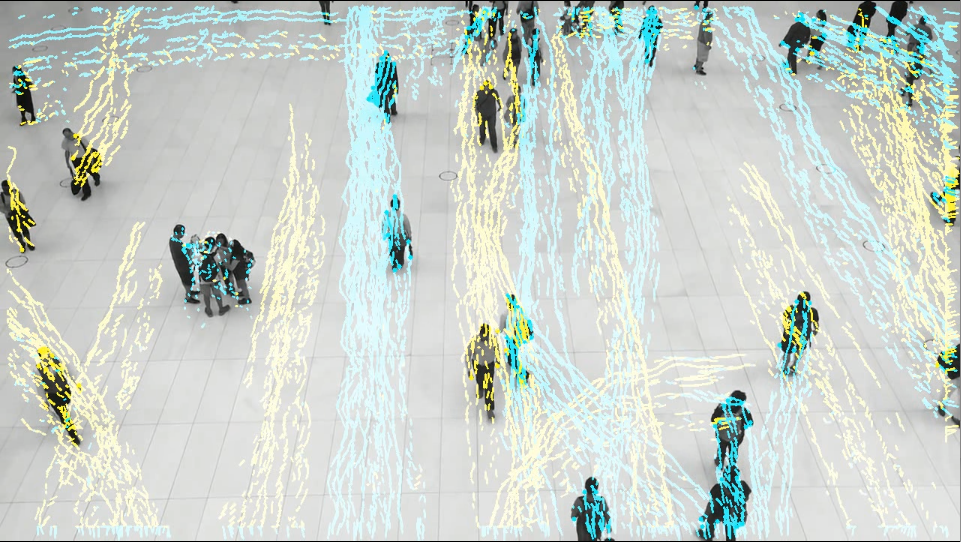
#> input picture sample.png, 961 x 542 px, given in place of sample.flv, which was not available
$ python run.py
#> lines starting #> are read from the running program, lines starting #| are printed output that depends on the picture; after the words box and inside, x2 and y2 are one past the last pixel; in counts of white or black regions, pixels touching at a corner belong together; pictures that were not available may be replaced by others from this repository, and a replacement may not be noted
import numpy as np
import cv2
import time
from scipy import signal

# [12 lines of commented-out code are left out]
import numpy as np
import matplotlib.pyplot as plt
from numpy import linalg as LA
import cv2 as cv
import math
import matplotlib.cm as cm
from scipy.signal import convolve2d
import random


def Lucas_Kanade(I1, I2, features, k = 1):
    # [5 lines of commented-out code are left out]

    Gx  = np.reshape(np.asarray([[-1, 1], [-1, 1]]), (2, 2))  # for image 1 and image 2 in x direction
    Gy  = np.reshape(np.asarray([[-1, -1], [1, 1]]), (2, 2))  # for image 1 and image 2 in y direction
    Gt1 = np.reshape(np.asarray([[-1, -1], [-1, -1]]), (2, 2))  # for 1st image
    Gt2 = np.reshape(np.asarray([[1, 1], [1, 1]]), (2, 2))  # for 2nd image


    Ix  = (convolve2d(I1, Gx) + convolve2d(I2, Gx)) / 2 #smoothing in x direction

    Iy  = (convolve2d(I1, Gy) + convolve2d(I2, Gy)) / 2 #smoothing in y direction
    It1 = convolve2d(I1, Gt1) + convolve2d(I2, Gt2)   #taking difference of two images using gaussian mask of all -1 and all 1

    #features = cv.goodFeaturesToTrack(I1, mask = None, **feature_params)  #using opencv function to get feature for which we are plotting flow
    feature  = np.int32(features)
    feature  = np.reshape(feature, newshape=[-1, 2])

    u = np.ones(Ix.shape)
    v = np.ones(Ix.shape)
    status=np.zeros(feature.shape[0]) # this will tell change in x,y
    A = np.zeros((2, 2))
    B = np.zeros((2, 1))
    mask = np.zeros_like(I1)

    newFeature=np.zeros_like(feature)

    max_x, max_y = I1.shape
    """Assumption is  that all the neighbouring pixels will have similar motion.
    Lucas-Kanade method takes a 3x3 patch around the point. So all the 9 points have the same motion.
    We can find (fx,fy,ft) for these 9 points. So now our problem becomes solving 9 equations with two unknown variables which is over-determined.
    A better solution is obtained with least square fit method.
    Below is the final solution which is two equation-two unknown problem and solve to get the solution.
                               U=Ainverse*B
    where U is matrix of 1 by 2 and contains change in x and y direction(x==U[0] and y==U[1])
    we first calculate A matrix which is 2 by 2 matrix of [[fx**2, fx*fy],[ fx*fy fy**2] and now take inverse of it
    and B is -[[fx*ft1],[fy,ft2]]"""
    for a, i in enumerate(feature):
        x, y = i

        A[0, 0] = np.sum((Ix[y-k:y+1+k, x-k:x+1+k]) ** 2)
        A[1, 1] = np.sum((Iy[y-k:y+1+k, x-k:x+1+k]) ** 2)

        A[0, 1] = np.sum(Ix[y-k:y+1+k, x-k:x+1+k] * Iy[y-k:y+1+k, x-k:x+1+k])
        A[1, 0] = np.sum(Ix[y-k:y+1+k, x-k:x+1+k] * Iy[y-k:y+1+k, x-k:x+1+k])

        Ainv = np.linalg.pinv(A)

        B[0, 0] = -np.sum(Ix[y-k:y+1+k, x-k:x+1+k] * It1[y-k:y+1+k, x-k:x+1+k])
        B[1, 0] = -np.sum(Iy[y-k:y+1+k, x-k:x+1+k] * It1[y-k:y+1+k, x-k:x+1+k])
        prod    = np.matmul(Ainv, B)

        u[y, x] = prod[0]
        v[y, x] = prod[1]

        newFeature[a]=[np.min([max_y-k*2+1, np.int32(x-u[y,x])]),
                        np.min([max_x-k*2+1, np.int32(y-v[y,x])])]

        #print([max_x-k*2+1, np.int32(x-u[y,x])])

        #newFeature[a]=[np.int32(x-u[y,x]), np.int32(y-v[y,x])]

        if np.int32(x+u[y,x])==x and np.int32(y+v[y,x])==y:    # this means that there is no change(x+dx==x,y+dy==y) so marking it as 0 else
            status[a]=0
        else:
            status[a]=1 # this tells us that x+dx , y+dy is not equal to x and y

    um = np.flipud(u)
    vm = np.flipud(v)

    return newFeature, status

if __name__ == '__main__':
    import sys
    color = np.random.randint(0, 255, (500, 3))

    # parameter to get features
    feature_params = dict(maxCorners=500,
                          qualityLevel=0.3,
                          minDistance=7,
                          blockSize=7)

    cap   = cv2.VideoCapture('data/sample.flv')
    # [7 lines of commented-out code are left out]
    ret, old_frame = cap.read()
#> old_frame is the input picture: shape (542, 961, 3); mean B, G, R 203.9, 210.2, 201.2
    old_gray       = cv2.cvtColor(old_frame, cv2.COLOR_BGR2GRAY)
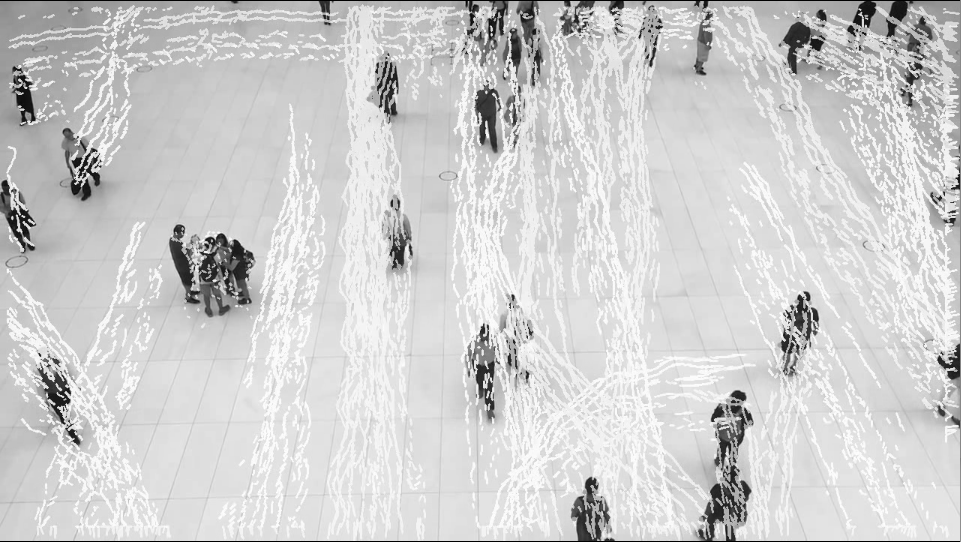
#> old_gray: shape (542, 961); min 0, max 254, mean 206.8

    #print(len(p0))
    p0             = cv2.goodFeaturesToTrack(old_gray, mask = None, **feature_params)
#> p0 = 219 rows, first 8: [93, 170], [86, 171], [28, 87], [859, 13], [61, 408], [67, 401], [213, 239], [77, 181]

    # Create a mask image for drawing purposes
    mask = np.zeros_like(old_frame)
    while True:

        ret, frame = cap.read()
        frame_gray = cv2.cvtColor(frame, cv2.COLOR_BGR2GRAY)


        # Optical Flow
        p1, st = Lucas_Kanade(old_gray, frame_gray, p0, 7)
#> in Lucas_Kanade, `Ix  = (convolve2d(I1, Gx) + convolve2d(I2, Gx)) / 2`:
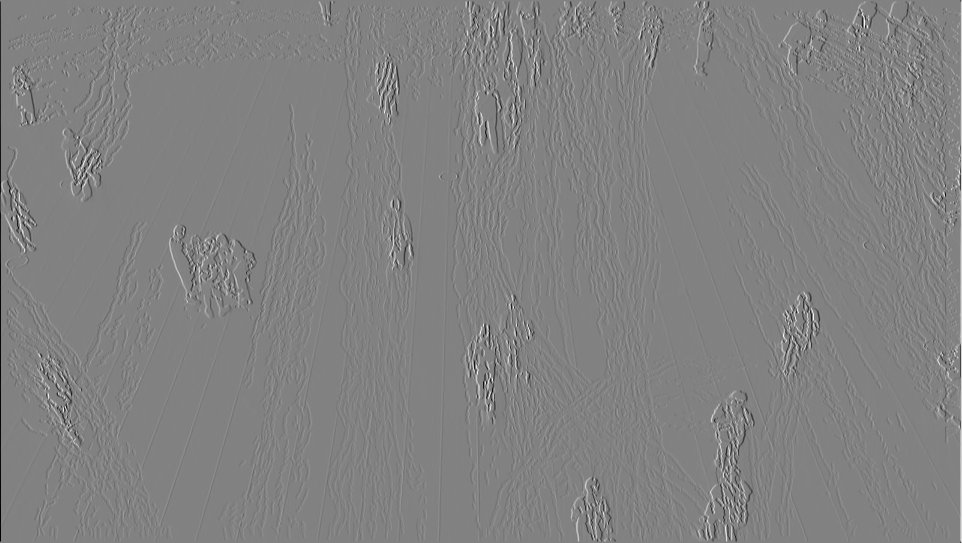
#> Ix: shape (543, 962) float64; min -417, max 402, mean 0; drawn with min black and max white
#> in Lucas_Kanade, `Iy  = (convolve2d(I1, Gy) + convolve2d(I2, Gy)) / 2`:
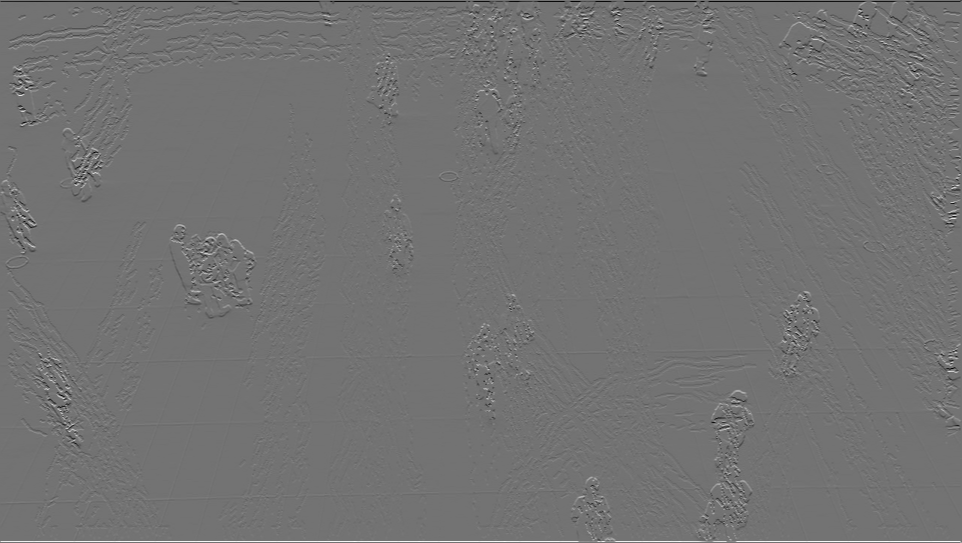
#> Iy: shape (543, 962) float64; min -396, max 482, mean 0; drawn with min black and max white
#> in Lucas_Kanade, `It1 = convolve2d(I1, Gt1) + convolve2d(I2, Gt2)`: It1: shape (543, 962) int64; every value is 0
#> in Lucas_Kanade, `feature  = np.int32(features)`: feature = contour of 219 points, box (x1, y1, x2, y2) (4, 1, 960, 540), area 258156
#> in Lucas_Kanade, `feature  = np.reshape(feature, newshape=[-1, 2])`: feature = 219 pairs, first value 4 to 959, second value 1 to 539
#> the loop in Lucas_Kanade, `for a, i in enumerate(feature):` made 219 passes
#> (x, y, Ainv) on passes 1 to 3: (93, 170, [[3.19e-07, -5.56e-08], [-5.56e-08, 4.31e-07]]), (86, 171, [[2.44e-07, -9.02e-08], [-9.02e-08, 3.93e-07]]), (28, 87, [[5.12e-07, 6.45e-08], [6.45e-08, 4.18e-07]])
#> after the loop in Lucas_Kanade, `for a, i in enumerate(feature):`:
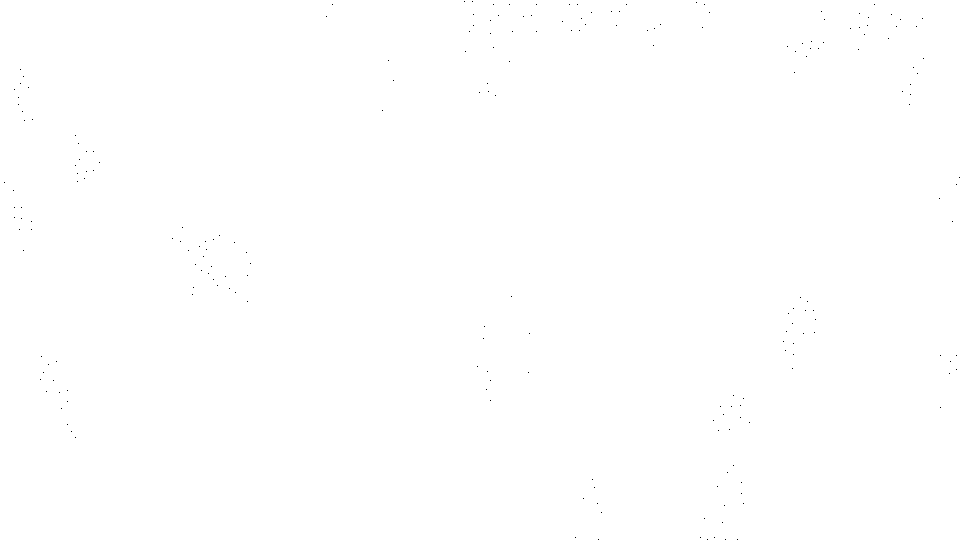
#> u: shape (543, 962) float64; values 0 (black) and 1 (white), 100% white; black in thin lines or dots
#> after the loop in Lucas_Kanade, `for a, i in enumerate(feature):`: A = [[1136598, 73128], [73128, 482230]]; B = [0, 0]; newFeature = 219 pairs, first value 4 to 948, second value 1 to 529
#> p1 has the same summary as newFeature in Lucas_Kanade; st = 219 values from 0 to 0

        # Select good points
        good_new = p1[st==1]
#> good_new = empty array
        good_old = p0[st==1]
#> good_old = empty array

        # draw the tracks
        for i, (new,old) in enumerate(zip(good_new, good_old)):
            a,b   = new.ravel()
            c,d   = old.ravel()
            #t = 2
            #if np.fabs(a - c) < t or np.fabs(b - d) < t:
            #    continue

            mask  = cv2.line(mask, (a,b), (c,d), color[i].tolist(), 2)
            frame = cv2.circle(frame,(a,b),5, color[i].tolist(),-1)
#> this loop made 0 passes
#> mask: shape (542, 961, 3); every value is 0

        img = cv2.add(frame, mask)
        cv2.imshow('frame',img)

        k = cv2.waitKey(30) & 0xff
#> (key Esc is pressed here)
        if k == 27:
            break

        # Now update the previous frame and previous points
        old_gray = frame_gray.copy()
        p0       = good_new.reshape(-1,1,2)
        print(len(p0))

    cv2.destroyAllWindows()
    cap.release()
